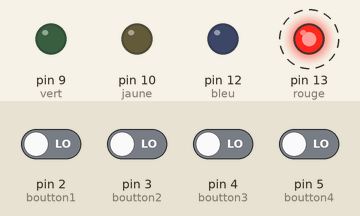
A sketch run on a simulated Arduino Uno, built with avr-gcc and run on an emulated ATmega328P. Parts: output pins drawn as LEDs (lit = HIGH). Dashed ring = blinking. Inputs (shaded band) come from the test bench; at power-on: pin 2 (boutton1), pin 3 (boutton2), pin 4 (boutton3), pin 5 (boutton4) LOW.

Above: at 4.8 s.
4.9 s: pin 2 (boutton1) driven HIGH
At 9.9 s:
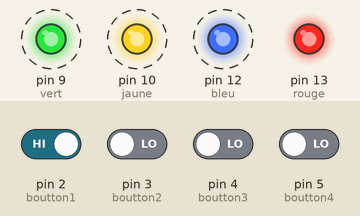
10.9 s: pin 2 (boutton1) driven LOW
14.4 s: pin 3 (boutton2) driven HIGH
At 18.3 s:
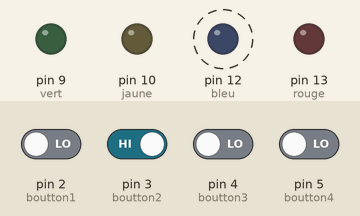
20.4 s: pin 3 (boutton2) driven LOW
At 21.3 s:
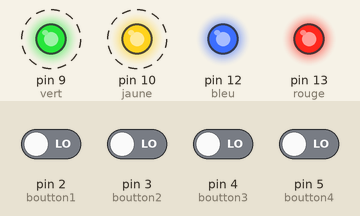
Timing chart, 0 to 24.9 s (numbered marks = the images above; inputs shaded):
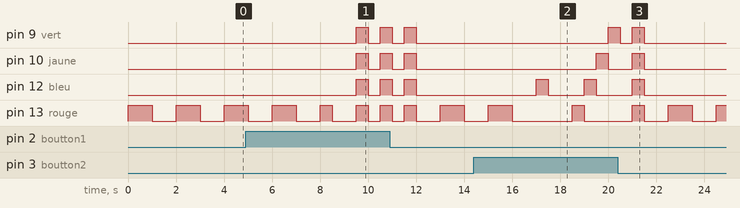

The sketch:

programmation_fn.ino
```cpp
const int boutton1 = 2;// le numéro de la pin de boutton1
const int boutton2 = 3;
const int boutton3 = 4;// le numéro de la pin de boutton2
const int boutton4 = 5;
const int rouge =  13;// le numéro de la pin de
const int bleu = 12;
const int jaune = 10;
const int vert = 9;


// les variables vont changer:
int etatboutton1 = 0;// variable pour lire le statut de boutton1
int etatboutton2 = 0;
int etatboutton3 = 0;
int etatboutton4 = 0;// variable pour lire le statut de boutton2

void setup() {
  // initialiser les del comme OUTPUT(sort de l'info):
  pinMode(rouge, OUTPUT);
  pinMode(bleu, OUTPUT);
  pinMode(jaune, OUTPUT);
  pinMode(vert, OUTPUT);
  // initialiser les bouttons comme INPUT(sort et rentre de l'info):
  pinMode(boutton1, INPUT);
  pinMode(boutton2, INPUT);
  pinMode(boutton3, INPUT);
  pinMode(boutton4, INPUT);


}

void loop() {
  // lire la valeur de l'état des bouttons:
  etatboutton1 = digitalRead(boutton1);
  etatboutton2 = digitalRead(boutton2);
  etatboutton3 = digitalRead(boutton3);
  etatboutton4 = digitalRead(boutton4);

  digitalWrite(rouge, HIGH);//allumer la del1
  delay(1000);//attendre 1 seconde
  digitalWrite(rouge, LOW);//éteindre la dell1
  delay(1000);//attendre 1 seconde

  if (etatboutton1 == HIGH && etatboutton2 == LOW) {//si la valeur de l'état du boutton1 est HIGH(si on appuie dessus) et que la valeur de l'état du boutton 2 est LOW(si on appuie pas dessus)
    digitalWrite(rouge, HIGH);//allumer la del1
    delay(500);// attendre 0,5 seconde
    digitalWrite(rouge, LOW);//éteindre la del1
    delay(1000);//attendre 1 seconde
    digitalWrite(rouge, HIGH);//allumer la delvert
    digitalWrite(bleu, HIGH);
    digitalWrite(jaune, HIGH);
    digitalWrite(vert, HIGH);
    delay(500);//attendre 0,5 secondes
    digitalWrite(rouge, LOW);
    digitalWrite(bleu, LOW);
    digitalWrite(jaune, LOW);
    digitalWrite(vert, LOW);
    delay(500);
    digitalWrite(rouge, HIGH);//allumer la delvert
    digitalWrite(bleu, HIGH);
    digitalWrite(jaune, HIGH);
    digitalWrite(vert, HIGH);
    delay(500);//attendre 0,5 secondes
    digitalWrite(rouge, LOW);
    digitalWrite(bleu, LOW);
    digitalWrite(jaune, LOW);
    digitalWrite(vert, LOW);
    delay(500);
    digitalWrite(rouge, HIGH);//allumer la delvert
    digitalWrite(bleu, HIGH);
    digitalWrite(jaune, HIGH);
    digitalWrite(vert, HIGH);
    delay(500);//attendre 0,5 secondes
    digitalWrite(rouge, LOW);
    digitalWrite(bleu, LOW);
    digitalWrite(jaune, LOW);
    digitalWrite(vert, LOW);//éteindre la delvert
    delay(1000);//attendre 1 seconde
  }
  else if (etatboutton2 == HIGH && etatboutton1 == LOW) {//Sinon si la valeur de l'état du boutton2 est HIGH(si on appuie dessus) et que la valeur de l'état du boutton 1 est LOW(si on appuie pas dessus)
    digitalWrite(bleu, HIGH);//allumer la del2
    delay(500);//attendre 0,5 secondes
    digitalWrite(bleu, LOW);//éteindre la del2
    delay(1000);//attendre 1 seconde
    digitalWrite(rouge, HIGH);//allumer la delrouge
    delay(500);//attendre 0,5 secondes
    digitalWrite(rouge, LOW);
    digitalWrite(bleu, HIGH);
    delay(500);
    digitalWrite(bleu, LOW);
    digitalWrite(jaune, HIGH);
    delay(500);
    digitalWrite(jaune, LOW);
    digitalWrite(vert, HIGH);
    delay(500);
    digitalWrite(vert, LOW);//éteindre la delrouge
    delay(500);
    digitalWrite(rouge, HIGH);
    digitalWrite(bleu, HIGH);
    digitalWrite(jaune, HIGH);
    digitalWrite(vert, HIGH);
    delay(500);
    digitalWrite(rouge, LOW);
    digitalWrite(bleu, LOW);
    digitalWrite(jaune, LOW);
    digitalWrite(vert, LOW);
    delay(1000);//attendre 1 seconde
    return;
  }
  else//sinon
     digitalWrite(rouge, LOW);//éteindre la del1
     digitalWrite(bleu, LOW);//éteindre la del2
     digitalWrite(jaune, LOW);//éteindre la delvert
     digitalWrite(vert, LOW);//éteindre la delrouge
   }
```

Measured:
- after the input at 4.9 s, pin 9 (vert), pin 10 (jaune), pin 12 (bleu): LOW → HIGH after 4.6 s, → LOW 0.50 s later, → HIGH 0.50 s later
- after the input at 14.4 s, pin 9 (vert): LOW → HIGH after 5.6 s; pin 10 (jaune): LOW → HIGH after 5.1 s, → LOW 0.50 s later; pin 12 (bleu): alternates HIGH for 0.50 s and LOW for 1.5 s, starting after 2.6 s
- after the input at 20.4 s, pin 12 (bleu): goes on until 21.5 s, then stays LOW
